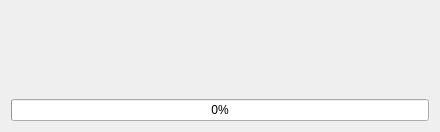
<?xml version="1.0" encoding="UTF-8"?>
<ui version="4.0">
 <class>Dialog</class>
 <widget class="QDialog" name="Dialog">
  <property name="geometry">
   <rect>
    <x>0</x>
    <y>0</y>
    <width>440</width>
    <height>132</height>
   </rect>
  </property>
  <property name="windowTitle">
   <string>Progress</string>
  </property>
  <layout class="QVBoxLayout" name="verticalLayout">
   <item>
    <widget class="QLabel" name="label">
     <property name="font">
      <font>
       <pointsize>10</pointsize>
      </font>
     </property>
     <property name="text">
      <string/>
     </property>
     <property name="alignment">
      <set>Qt::AlignCenter</set>
     </property>
    </widget>
   </item>
   <item>
    <widget class="QProgressBar" name="progressBar">
     <property name="value">
      <number>0</number>
     </property>
    </widget>
   </item>
  </layout>
 </widget>
 <resources/>
 <connections/>
</ui>
